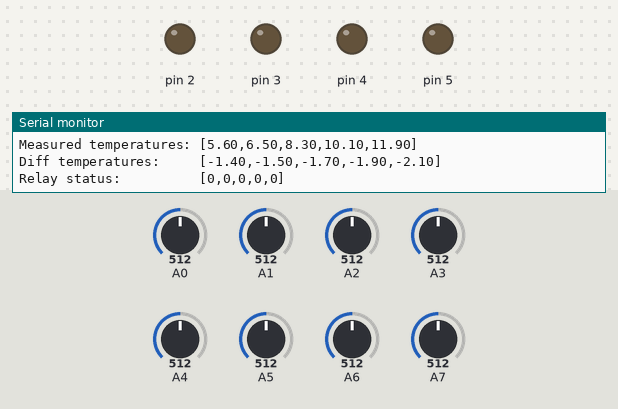
Bench run of a sketch on a simulated Arduino Uno, built with avr-gcc and run on an emulated ATmega328P. On the bench: output pins drawn as LEDs (lit = HIGH), the last lines printed to the serial monitor. Inputs (shaded band) come from the test bench; at power-on: A0 = 512, A1 = 512, A2 = 512, A3 = 512, A4 = 512, A5 = 512, A6 = 512, A7 = 512.

Above: at 1.2 s.
1.3 s: A0 set to 55
5.6 s: A0 set to 47
At 6.9 s:
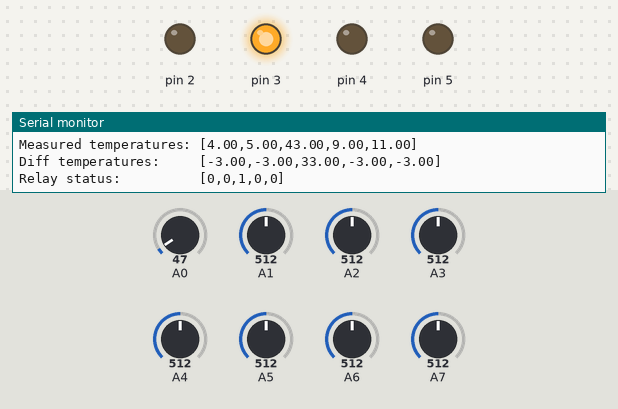
7.2 s: A1 set to 53
9.2 s: A1 set to 47
At 11.2 s:
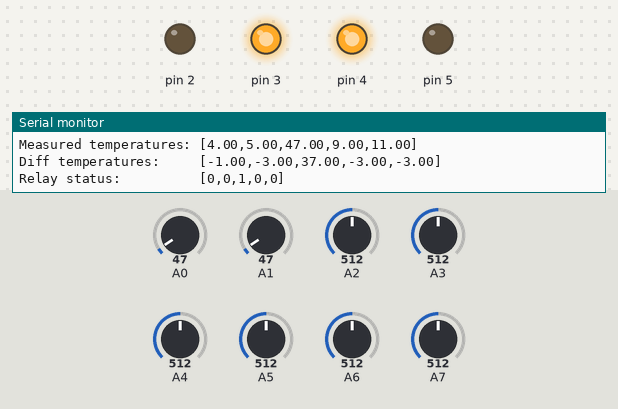
11.8 s: A2 set to 53
13.7 s: A2 set to 47
At 14.0 s:
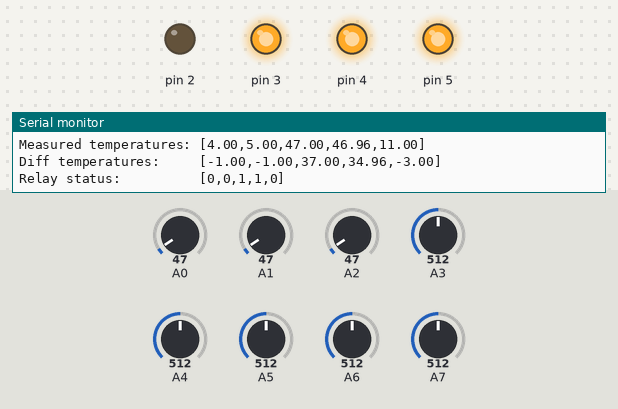
Timing chart, 0 to 16.2 s (numbered marks = the images above; inputs shaded):
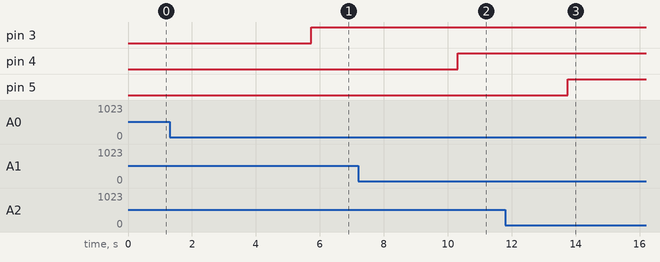

Measured:
- the behaviour switches between 51 and 50 on A0 (found by bisection; images 0 and 1)
- the behaviour switches between 51 and 50 on A1 (found by bisection; images 1 and 2)
- the behaviour switches between 51 and 50 on A2 (found by bisection; images 2 and 3)
- after the input at 5.6 s, pin 3: LOW → HIGH after 0.12 s
- after the input at 9.2 s, pin 4: LOW → HIGH after 1.1 s
- after the input at 13.7 s, pin 5: LOW → HIGH after 0.05 s

The sketch:

Fridge.ino
```cpp
/*
   I have a gap. There is a gap between my fridge and my wall, currently I fill it with the storage of two drying racks.
   Let's utilize it better by building a Wine, vegetable, and cheese cabinet.
   The Cabinet is powered with a 30A 12DC power supply, which is connected to 5 relays and from there a Peltier element for each relay.
   Each Peltier element is in its isolated zone so that each chamber can (with limitations) have an independent temperature relative to its neighbors.
   When an element is on the chamber will cool down. There is no heating mechanism, chambes temperature rises to approach ambient temperature.
   Yes, I assume the ambient temperature is higher than the set temperature of my fridge, dough!


   Joachim Spange KodeWorks, house day 7th July 2023
*/

const int ZONES = 5;
const int HYSTERESIS = 1;  // +/- Lag relative to set point before a change is made.
// Temperature span for each zone in Celcius
const float MIN[] = {5, 6, 8, 10, 12};
const float MAX[] = {10, 11, 13, 15, 17};

// Sanity Constants
const int TO_COLD = -2;
const int TO_HOT = 50;

// Output - Control Relays NB! On means that the temperature is too hot and cooling is active.
const int OUTPUT_ZONE[] {1, 2, 3, 4, 5};

// Analog Inputs - Read potmeters to set desired temperature for each chamber.
const int INPUT_ZONE[] {A1, A2, A3, A4, A5};

// Digital Inputs - Read temperature sensor
const int TEMPERATURE_ZONE[] {6, 7, 8, 9, 10};

// Variables
float set_temperature[ZONES];
float read_temperature[] = {20, 20, 20, 20, 20};
bool relay_state[] = {LOW, LOW, LOW, LOW, LOW};
// Recursice LowPass filtering on read temperatuer
const float delta = 0.9;

void setup() {
  Serial.begin(9600);
  for (int i = 0; i < ZONES; i++) {
    pinMode(INPUT_ZONE[i],       INPUT);
    pinMode(OUTPUT_ZONE[i],      OUTPUT);
    pinMode(TEMPERATURE_ZONE[i], INPUT);
    digitalWrite(OUTPUT_ZONE[i], LOW);
  }
}

void loop() {
  for (int i = 0; i < ZONES; i++) {
    set_temperature[i] = get_set_temp(i);
    read_temperature[i] = get_temp(i);
    // If relay is not on and temperature is too hot. Turn on relay to enable cooling
    if (!relay_state[i] and ((read_temperature[i] - set_temperature[i]) > HYSTERESIS)) {
      digitalWrite(OUTPUT_ZONE[i], HIGH);
      relay_state[i] = HIGH;
    // If relay is on and temperature is too low. Turn off relay.
    } else if (relay_state[i] and ((read_temperature[i] - set_temperature[i]) < -HYSTERESIS)) {
      digitalWrite(OUTPUT_ZONE[i], LOW);
      relay_state[i] = LOW;
    }
  }
  delay(1000);
  debug();
}

float get_temp(int i) {
  // Read input from temp sensor and compute temperature in Celcius. Smoothe signal with an LP-filter.
  int raw = analogRead(TEMPERATURE_ZONE[i]);
  float raw_temp = raw * 1; // TODO: Fix this, get the correct info from datasheet
  // Sanity check:
  if (raw_temp < TO_COLD or raw_temp > TO_HOT){
    raw_temp = MIN[i] - 1; // Turn relay off if temperature sensor is broken.
  }
  float smooth_temp = (raw_temp * delta + read_temperature[i] * (1 - delta));
  return smooth_temp;
}

int get_set_temp(int i) {
  // Read input from potmeters to determin the desired set-temp for each chamber.
  float set_temp = (MAX[i] - MIN[i]) * (analogRead(INPUT_ZONE[i]) / 1023.0) + MIN[i];
  // Sanity check:
  if (set_temp < TO_COLD or set_temp > TO_HOT){
    set_temp = TO_HOT; // Turn relay off if temperature sensor is broken.
  }
  return set_temp;
}

void debug() {
  Serial.print("Set temperatures:      ");
  Serial.print("[");
  for (int i = 0; i < ZONES - 1; i++) {
    Serial.print(set_temperature[i]);
    Serial.print(",");
  }
  Serial.print(set_temperature[ZONES - 1]);
  Serial.println("]");

  Serial.print("Measured temperatures: ");
  Serial.print("[");
  for (int i = 0; i < ZONES - 1; i++) {
    Serial.print(read_temperature[i]);
    Serial.print(",");
  }
  Serial.print(read_temperature[ZONES - 1]);
  Serial.println("]");

  Serial.print("Diff temperatures:     ");
  Serial.print("[");
  for (int i = 0; i < ZONES - 1; i++) {
    Serial.print(read_temperature[i] - set_temperature[i]);
    Serial.print(",");
  }
  Serial.print(read_temperature[ZONES - 1] - set_temperature[ZONES -1]);
  Serial.println("]");

  Serial.print("Relay status:          ");
  Serial.print("[");
  for (int i = 0; i < ZONES - 1; i++) {
    Serial.print(relay_state[i]);
    Serial.print(",");
  }
  Serial.print(relay_state[ZONES - 1]);
  Serial.println("]");

  Serial.println("");
  Serial.println("");
}
```
